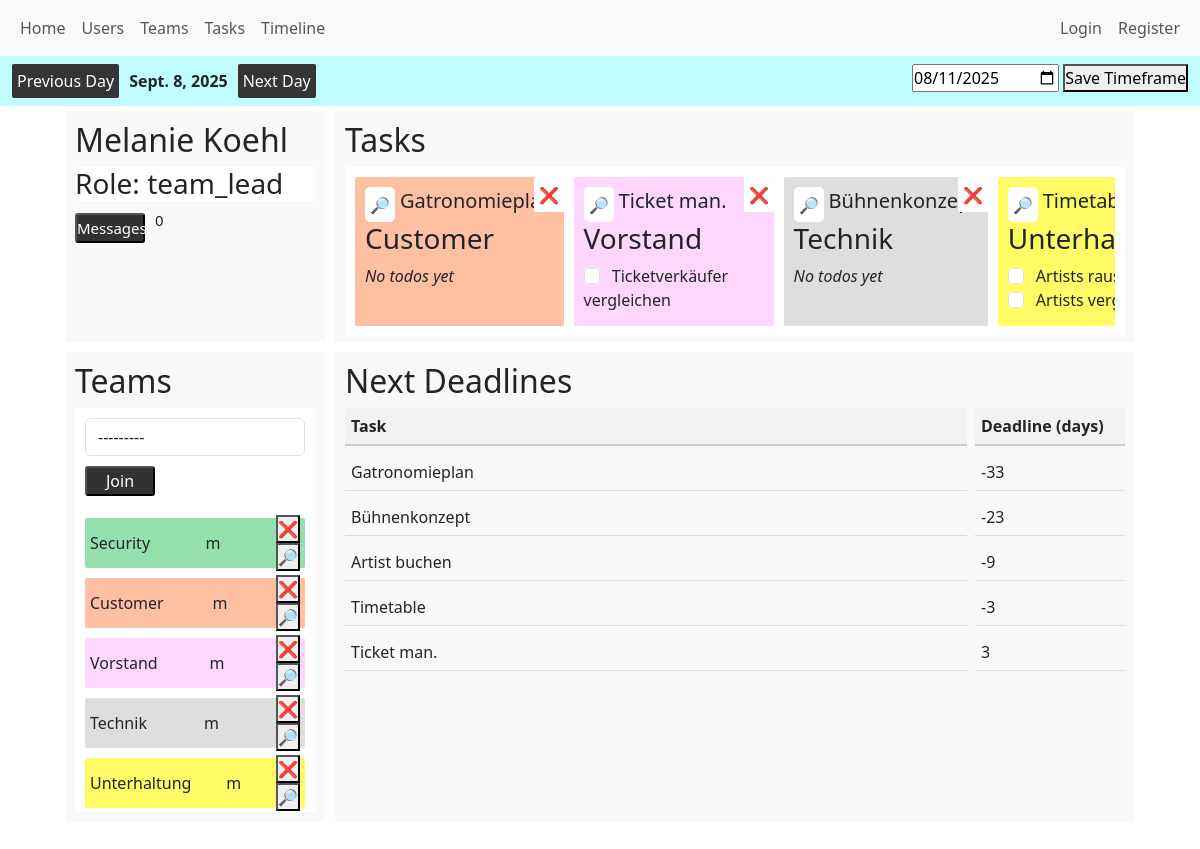
/users/profile_page/61, run on an earlier commit of the app's database.
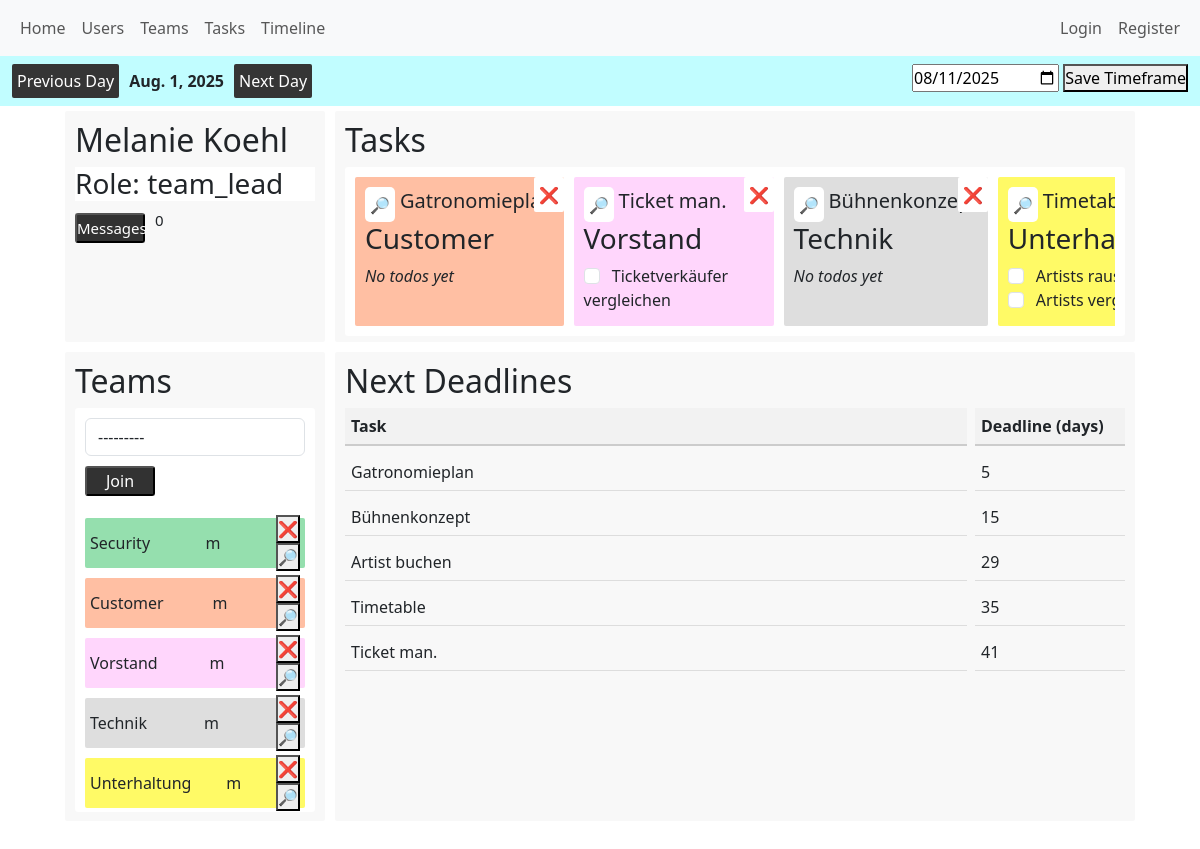
And on a later commit of the database.
### distributor/models.py (models this page shows, shortened)
class Project(models.Model):
    start_date = models.DateField()
    end_date = models.DateField()
    order_counter = models.IntegerField(default=0)
    current_date = models.DateField(default=date.today)

class Task(models.Model):
    name = models.CharField(max_length=100)
    team = models.ForeignKey(Team, on_delete=models.SET_NULL, null=True, blank=True)
    process = models.ForeignKey(Process, on_delete=models.CASCADE, null=True, blank=True, related_name='milestones')
    loops = models.IntegerField(default=0)
    priority = models.IntegerField(default=0)
    difficulty = models.IntegerField(default=0)
    approval_required = models.BooleanField(default=False)
    generated_deadline = models.DateField(null=True, blank=True)
    position = models.IntegerField(null=True, blank=True)
    hierarchy_in_process = models.IntegerField(default=0)
    initial_dependencies = models.ManyToManyField(
    "self",
    through="TaskDependency",
    through_fields=("presuccessor", "successor"),
    symmetrical=False,
    related_name="required_by",
    blank=True,
)
    def __str__(self):
        if self.process:
            return f"{self.process} - {self.name}"
        else:
            return f"{self.name}"
    @property
    def days_till_deadline(self):
        deadline = self.generated_deadline
        current_date = Project.objects.first().current_date
        return (deadline - current_date).days

### users/models.py (models this page shows, shortened)
class TaskAssignment(models.Model):
    task = models.ForeignKey('distributor.Task', on_delete=models.CASCADE)
    user = models.ForeignKey('CustomUser', on_delete=models.CASCADE)
    role = models.CharField(max_length=50, blank=True)  # e.g. "Assignee", "Reviewer"
    assigned_at = models.DateTimeField(auto_now_add=True)
    class Meta:
        unique_together = ('task', 'user')  # Prevent duplicate assignments

class Team(models.Model):
    name = models.CharField(max_length=100)
    color = models.CharField(max_length=7, default="#FFFFFF")
    schedule_flag = models.BooleanField(default=False)
    def __str__(self):
        return self.name

### users/views.py (the view)
# urls.py: path('profile_page/<int:user_id>', views.profile_page, name='profile_page'),
def profile_page(request, user_id):
    profile_user = get_object_or_404(CustomUser, id=user_id)
    task_assignment_team_member_mismatch_bool = False
    number_new_messages = len(list(
        Message.objects.filter(user=profile_user, status="unread")
    ))
    def has_mismatched_task_assignments(user):
        memberships = TeamMembership.objects.filter(user=user).values_list("team_id", flat=True)
        assignments = TaskAssignment.objects.filter(user=user).select_related("task")
        for assignment in assignments:
            if assignment.task.team_id not in memberships:
                return True  # 🚨 Mismatch found
        return False  # ✅ All assignments match teams
    if not has_mismatched_task_assignments(profile_user):
        task_assignment_team_member_mismatch_bool = True
    if request.method == "POST":
        join_team_form = JoinTeamForm(request.POST, user=profile_user)
        if join_team_form.is_valid():
            team = join_team_form.cleaned_data["team"]
            TeamMembership.objects.get_or_create(user=profile_user, team=team)
            return redirect(request.META.get("HTTP_REFERER", "/"))
    else:
        join_team_form = JoinTeamForm(user=profile_user)
    user_tasks = (
        TaskAssignment.objects
        .filter(user=profile_user)
        .select_related("task")
        .order_by("task__generated_deadline")
    )
    context = {
        'join_team_form': join_team_form,
        'profile_user': profile_user,
        'user_tasks': user_tasks,
        "task_assignment_team_member_mismatch_bool": task_assignment_team_member_mismatch_bool,
        "number_new_messages": number_new_messages,
    }
    return render(request, "users/profile_page.html", context)

### distributor/forms.py
class ProjectTimeframeForm(forms.ModelForm):
    class Meta:
        model = Project
        fields = ["start_date", "end_date"]
        widgets = {
            'start_date': forms.DateInput(attrs={'id': 'start_date_input_project', 'placeholder': 'Start Date', 'type': 'date'}),
            'end_date': forms.DateInput(attrs={'id': 'end_date_input_project', 'placeholder': 'End Date', 'type': 'date'})
        }

class DefineCurrentDate(forms.ModelForm):
    class Meta:
        model = Project
        fields = ['current_date']
        widgets = {'current_date': forms.DateInput(attrs={'id': 'current_date_input', 'placeholder': 'Current Date', 'type': 'date'})}

### distributor/context_processors.py (called while the page is built)
def global_project_timeframe_form(request):
    return {
        "global_project_timeframe_form": ProjectTimeframeForm(),
    }

def global_project_timeframe(request):
    project_time_frame = Project.objects.first()
    if project_time_frame:
        return {
            "global_project_timeframe": project_time_frame,
        }
    else:
        return {
            "global_project_timeframe": 'No values picked yet',
        }

### users/templates/users/profile_page.html (shortened to what this page needs)
{% extends 'users/base.html' %}
{% load team_tags %}
{% load custom_tags %}
{% block content %}
    <div class="profile_page_container">
        <div class="profile_page_content">
            <div class="profile_page_hardfacts">
                <h2>{{ profile_user.first_name }} {{ profile_user.last_name }}</h2>
                <div class="user_page_role_container">
                    <h3>Role: {{ profile_user.role }}</h3>
                </div>
                <div class="message_inbox_buttons">
                    <form method="GET" action="{% url 'view_messages' profile_user.id %}">
                        <button id="message_call_button">Messages</button>
                    </form>
                    {% if number_new_messages > 0 %}
                        <p class="display_number_new_messages">{{ number_new_messages }} NEW</p>
                    {% else %}
                        <p style="margin-left: 10px;">0</p>
                    {% endif %}
                </div>
            </div>
            <div class="profile_page_tasks">
                {% user_page_task_overview profile_user %}
            </div>
            <div class="profile_page_teams">
                <h2>Teams</h2>
                {% user_page_team_overview profile_user%}
            </div>
            <div class="profile_page_overview">
                <h2>Next Deadlines</h2>
                <div class="deadlines_grid">
                    <div class="grid_header">Task</div>
                    <div class="grid_header">Deadline (days)</div>
                    {% for taskassignment in user_tasks %}
                        <div class="grid_cell">{{ taskassignment.task }}</div>
                        <div class="grid_cell">{{ taskassignment.task.days_till_deadline }}</div>
                    {% endfor %}
                </div>
            </div>
        </div>
    </div>
{% endblock %}

### users/templates/users/base.html (shortened to what this page needs)
{% load static %}
<!DOCTYPE html>
<html lang="en">
<head>
    <link href="https://cdn.jsdelivr.net/npm/bootstrap@5.3.7/dist/css/bootstrap.min.css" rel="stylesheet"
>
    <link rel="stylesheet" href="{% static 'css/style.css' %}">
</head>
<body>
<header>
    <nav class="navbar navbar-expand-lg bg-body-tertiary">
        <div class="container-fluid">
            <div class="collapse navbar-collapse" id="navbarNav">
                <ul class="navbar-nav">
                    <div class="internal_navbar_container">
                        <div class="common_links_base_navbar">
                            <li>
                                <a class="nav-link" href='{% url 'home' %}'>Home</a>
                            </li>
                            <li class="nav-item">
                                <a class="nav-link" href="{% url 'users' %}">Users</a>
                            </li>
                            <li class="nav-item">
                                <a class="nav-link" href="{% url 'teams' %}">Teams</a>
                            </li>
                            <li class="nav-item">
                                <a class="nav-link" href="{% url 'tasks' %}">Tasks</a>
                            </li>
                            <li class="nav-item">
                                <a class="nav-link" href="{% url 'timeline' %}">Timeline</a>
                            </li>
                        </div>
                        <div class="user_view">
                            {% if user.is_authenticated %}
                                {% if number_new_messages > 0 %}
                                    <a id="new_message_global" class="nav-link" href="{% url 'view_messages' user.id %}">{{ number_new_messages }} new</a>
                                {% endif %}
                                <a class="nav-link" href="{% url 'profile_page' user.id %}">{{ user }}</a>
                                <a class="nav-link" href="{% url 'logout_view' %}">Logout</a>
                            {% else %}
                                <a class="nav-link" href="{% url 'login_view' %}">Login</a>
                                <a class="nav-link" href="{% url 'register_view' %}">Register</a>
                            {% endif %}
                        </div>
                    </div>
                </ul>
            </div>
        </div>
    </nav>
<nav id="prototype_tester" class="navbar navbar-expand-lg bg-body-tertiary">
        <div class="container-fluid">
            <ul class="navbar-nav">
                <ul class="navbar-nav">
                    <div class="prototype_workflow">
                        <div class="next_and_previous_buttons">
                            <form method="POST" action="{% url 'current_date_previous_date' %}">
                                <button>Previous Day</button>
                            </form>
                            <strong>
                                {{ project.current_date }}
                            </strong>
                            <form method="POST" action="{% url 'current_date_next_date' %}">
                                <button>Next Day</button>
                            </form>
                        </div>
                        <div class="change_current_date_forms">
                            <form method="POST" action="{% url 'define_current_date' %}">
                                {{ global_define_current_date_form.current_date }}
                                <button type="submit">Save Timeframe</button>
                            </form>
                        </div>
                    </div>
                </ul>
            </ul>
        </div>
    </nav>
</header>
<main>
    {% block content %}
    {% endblock %}
</main>
</body>
</html>

### users/templates/components/user_page_task_overview.html (shortened to what this page needs)
{% load custom_tags %}
<h2>Tasks</h2>
<div class="user_page_task_overview_container">
    <div class="user_page_task_overview_all_tasks">
        {% for taskassignment in task_assignments %}
            <div style="background-color: {{ taskassignment.task.team.color }}" class="user_page_task_listing">
                <div class="user_page_task_listing_headlinie">
                    <form method="POST" action="{% url 'edit_task_page' taskassignment.task.id %}">
                        <button>🔎</button>
                    </form>
                    <h3>{{ taskassignment.task }}</h3>
                </div>
            <h3>{{ taskassignment.task.team }}</h3>
                <div class="user_page_task_listing_content">
                    {% for todo in taskassignment.task.todo_set.all %}
                            <form method="POST" action="{% url 'todo_done_update' todo.id %}" style="display: inline;">
                                <input type="checkbox" name="done" {% if todo.done %}checked{% endif %}
                                       onchange="this.form.submit()" class="form-check-input"/>
                            </form>
                            <span style="{% if todo.done %}text-decoration: line-through; color: gray;{% endif %} margin-left: 8px;">
                {{ todo.description }}
            </span>
                    {% empty %}
                        <em>No todos yet</em>
                    {% endfor %}
                </div>
                <form  method="POST" action="{% url 'delete_task_assignment' taskassignment.id %}">
                    <button class="user_page_unassign_task_button">❌</button>
                </form>
            </div>
        {% endfor %}
    </div>
</div>

What changed in the data, as far as the page shows it:
changed Project: current_date "Sept. 8, 2025" → "Aug. 1, 2025"
changed through a linked row, TaskAssignment "Customer": task.days_till_deadline "-33" → "5"
changed through a linked row, TaskAssignment "Vorstand": task.days_till_deadline "3" → "41"
changed through a linked row, TaskAssignment "Technik": task.days_till_deadline "-23" → "15"
changed through a linked row, TaskAssignment "Unterhaltung": task.days_till_deadline "-3" → "35"
changed through a linked row, TaskAssignment "Artist buchen": task.days_till_deadline "-9" → "29"
